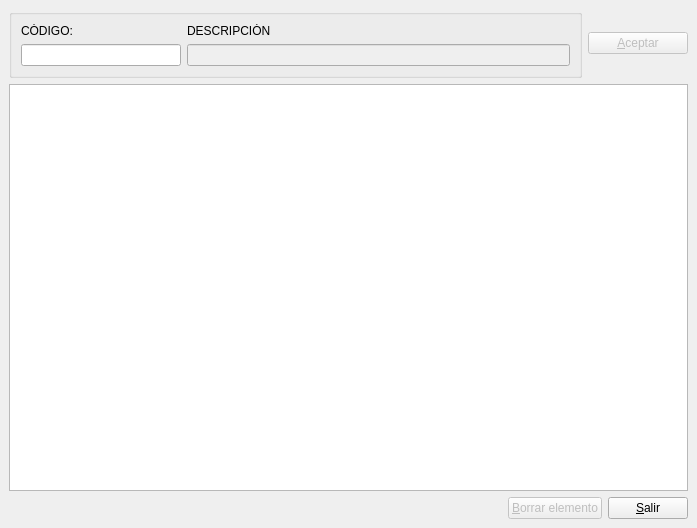
<ui version="4.0" >
 <author>José Manuel Díez Botella</author>
 <class>editanuevoplan</class>
 <widget class="QDialog" name="editanuevoplan" >
  <property name="geometry" >
   <rect>
    <x>0</x>
    <y>0</y>
    <width>697</width>
    <height>528</height>
   </rect>
  </property>
  <property name="windowTitle" >
   <string>Edición de NUEVO Plan Contable</string>
  </property>
  <layout class="QVBoxLayout" >
   <property name="spacing" >
    <number>6</number>
   </property>
   <property name="leftMargin" >
    <number>9</number>
   </property>
   <property name="topMargin" >
    <number>9</number>
   </property>
   <property name="rightMargin" >
    <number>9</number>
   </property>
   <property name="bottomMargin" >
    <number>9</number>
   </property>
   <item>
    <layout class="QHBoxLayout" >
     <property name="spacing" >
      <number>6</number>
     </property>
     <property name="leftMargin" >
      <number>0</number>
     </property>
     <property name="topMargin" >
      <number>0</number>
     </property>
     <property name="rightMargin" >
      <number>0</number>
     </property>
     <property name="bottomMargin" >
      <number>0</number>
     </property>
     <item>
      <widget class="QGroupBox" name="groupBox" >
       <property name="title" >
        <string/>
       </property>
       <layout class="QHBoxLayout" >
        <property name="spacing" >
         <number>6</number>
        </property>
        <property name="leftMargin" >
         <number>9</number>
        </property>
        <property name="topMargin" >
         <number>9</number>
        </property>
        <property name="rightMargin" >
         <number>9</number>
        </property>
        <property name="bottomMargin" >
         <number>9</number>
        </property>
        <item>
         <layout class="QVBoxLayout" >
          <property name="spacing" >
           <number>6</number>
          </property>
          <property name="leftMargin" >
           <number>0</number>
          </property>
          <property name="topMargin" >
           <number>0</number>
          </property>
          <property name="rightMargin" >
           <number>0</number>
          </property>
          <property name="bottomMargin" >
           <number>0</number>
          </property>
          <item>
           <widget class="QLabel" name="label" >
            <property name="text" >
             <string>CÓDIGO:</string>
            </property>
           </widget>
          </item>
          <item>
           <widget class="QLineEdit" name="codigolineEdit" >
            <property name="sizePolicy" >
             <sizepolicy vsizetype="Fixed" hsizetype="Preferred" >
              <horstretch>0</horstretch>
              <verstretch>0</verstretch>
             </sizepolicy>
            </property>
            <property name="maximumSize" >
             <size>
              <width>160</width>
              <height>16777215</height>
             </size>
            </property>
            <property name="maxLength" >
             <number>40</number>
            </property>
           </widget>
          </item>
         </layout>
        </item>
        <item>
         <layout class="QVBoxLayout" >
          <property name="spacing" >
           <number>6</number>
          </property>
          <property name="leftMargin" >
           <number>0</number>
          </property>
          <property name="topMargin" >
           <number>0</number>
          </property>
          <property name="rightMargin" >
           <number>0</number>
          </property>
          <property name="bottomMargin" >
           <number>0</number>
          </property>
          <item>
           <widget class="QLabel" name="label_2" >
            <property name="text" >
             <string>DESCRIPCIÓN</string>
            </property>
           </widget>
          </item>
          <item>
           <widget class="QLineEdit" name="descripcionlineEdit" >
            <property name="enabled" >
             <bool>false</bool>
            </property>
            <property name="sizePolicy" >
             <sizepolicy vsizetype="Fixed" hsizetype="Preferred" >
              <horstretch>0</horstretch>
              <verstretch>0</verstretch>
             </sizepolicy>
            </property>
            <property name="maxLength" >
             <number>255</number>
            </property>
           </widget>
          </item>
         </layout>
        </item>
       </layout>
      </widget>
     </item>
     <item>
      <widget class="QPushButton" name="aceptarpushButton" >
       <property name="enabled" >
        <bool>false</bool>
       </property>
       <property name="sizePolicy" >
        <sizepolicy vsizetype="Fixed" hsizetype="Preferred" >
         <horstretch>0</horstretch>
         <verstretch>0</verstretch>
        </sizepolicy>
       </property>
       <property name="maximumSize" >
        <size>
         <width>100</width>
         <height>16777215</height>
        </size>
       </property>
       <property name="text" >
        <string>&amp;Aceptar</string>
       </property>
      </widget>
     </item>
    </layout>
   </item>
   <item>
    <widget class="QTreeView" name="treeView" />
   </item>
   <item>
    <layout class="QHBoxLayout" >
     <property name="spacing" >
      <number>6</number>
     </property>
     <property name="leftMargin" >
      <number>0</number>
     </property>
     <property name="topMargin" >
      <number>0</number>
     </property>
     <property name="rightMargin" >
      <number>0</number>
     </property>
     <property name="bottomMargin" >
      <number>0</number>
     </property>
     <item>
      <spacer>
       <property name="orientation" >
        <enum>Qt::Horizontal</enum>
       </property>
       <property name="sizeHint" >
        <size>
         <width>40</width>
         <height>20</height>
        </size>
       </property>
      </spacer>
     </item>
     <item>
      <widget class="QPushButton" name="borrarpushButton" >
       <property name="enabled" >
        <bool>false</bool>
       </property>
       <property name="text" >
        <string>&amp;Borrar elemento</string>
       </property>
       <property name="autoDefault" >
        <bool>false</bool>
       </property>
      </widget>
     </item>
     <item>
      <widget class="QPushButton" name="salirpushButton" >
       <property name="text" >
        <string>&amp;Salir</string>
       </property>
       <property name="autoDefault" >
        <bool>false</bool>
       </property>
      </widget>
     </item>
    </layout>
   </item>
  </layout>
 </widget>
 <resources/>
 <connections>
  <connection>
   <sender>salirpushButton</sender>
   <signal>clicked()</signal>
   <receiver>editanuevoplan</receiver>
   <slot>accept()</slot>
   <hints>
    <hint type="sourcelabel" >
     <x>612</x>
     <y>422</y>
    </hint>
    <hint type="destinationlabel" >
     <x>524</x>
     <y>425</y>
    </hint>
   </hints>
  </connection>
 </connections>
</ui>
